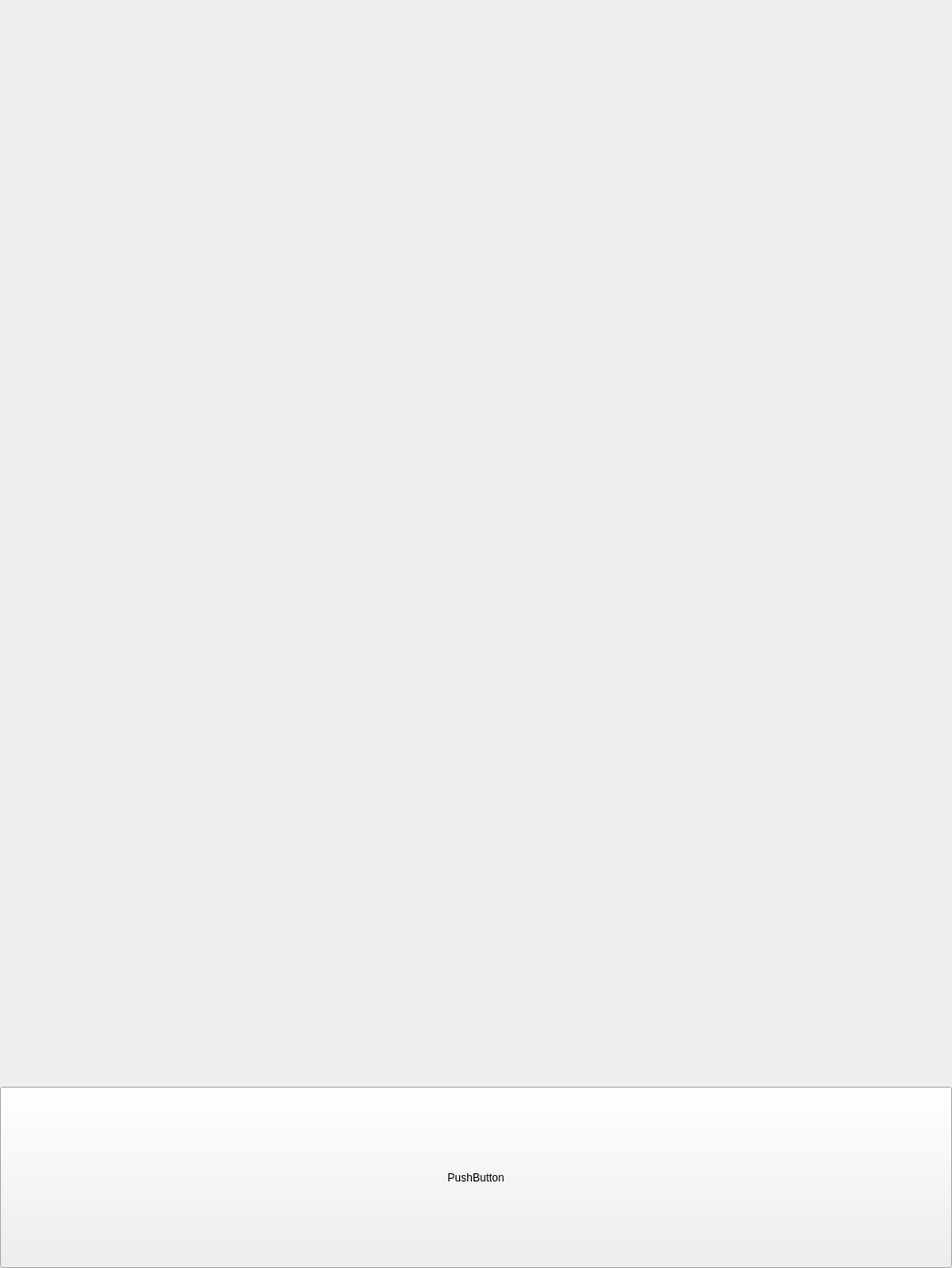
<?xml version="1.0" encoding="UTF-8"?>
<ui version="4.0">
 <class>order_done</class>
 <widget class="QWidget" name="order_done">
  <property name="geometry">
   <rect>
    <x>0</x>
    <y>0</y>
    <width>1045</width>
    <height>1392</height>
   </rect>
  </property>
  <property name="minimumSize">
   <size>
    <width>1045</width>
    <height>1392</height>
   </size>
  </property>
  <property name="windowTitle">
   <string>Form</string>
  </property>
  <widget class="QWidget" name="widget" native="true">
   <property name="geometry">
    <rect>
     <x>0</x>
     <y>0</y>
     <width>1045</width>
     <height>1392</height>
    </rect>
   </property>
   <property name="styleSheet">
    <string notr="true">background-image: url(:/image/order_done_page/back.png);</string>
   </property>
   <layout class="QVBoxLayout" name="verticalLayout">
    <property name="leftMargin">
     <number>0</number>
    </property>
    <property name="topMargin">
     <number>0</number>
    </property>
    <property name="rightMargin">
     <number>0</number>
    </property>
    <property name="bottomMargin">
     <number>0</number>
    </property>
    <item>
     <spacer name="verticalSpacer_3">
      <property name="orientation">
       <enum>Qt::Vertical</enum>
      </property>
      <property name="sizeType">
       <enum>QSizePolicy::Fixed</enum>
      </property>
      <property name="sizeHint" stdset="0">
       <size>
        <width>20</width>
        <height>400</height>
       </size>
      </property>
     </spacer>
    </item>
    <item>
     <spacer name="verticalSpacer_2">
      <property name="orientation">
       <enum>Qt::Vertical</enum>
      </property>
      <property name="sizeHint" stdset="0">
       <size>
        <width>20</width>
        <height>40</height>
       </size>
      </property>
     </spacer>
    </item>
    <item>
     <layout class="QHBoxLayout" name="horizontalLayout"/>
    </item>
    <item>
     <spacer name="verticalSpacer">
      <property name="orientation">
       <enum>Qt::Vertical</enum>
      </property>
      <property name="sizeHint" stdset="0">
       <size>
        <width>20</width>
        <height>40</height>
       </size>
      </property>
     </spacer>
    </item>
    <item>
     <widget class="QPushButton" name="pushButton">
      <property name="minimumSize">
       <size>
        <width>691</width>
        <height>199</height>
       </size>
      </property>
      <property name="styleSheet">
       <string notr="true">background-image: url(:/image/order_done_page/main_btn.png);</string>
      </property>
      <property name="text">
       <string>PushButton</string>
      </property>
     </widget>
    </item>
   </layout>
  </widget>
 </widget>
 <resources/>
 <connections/>
</ui>
